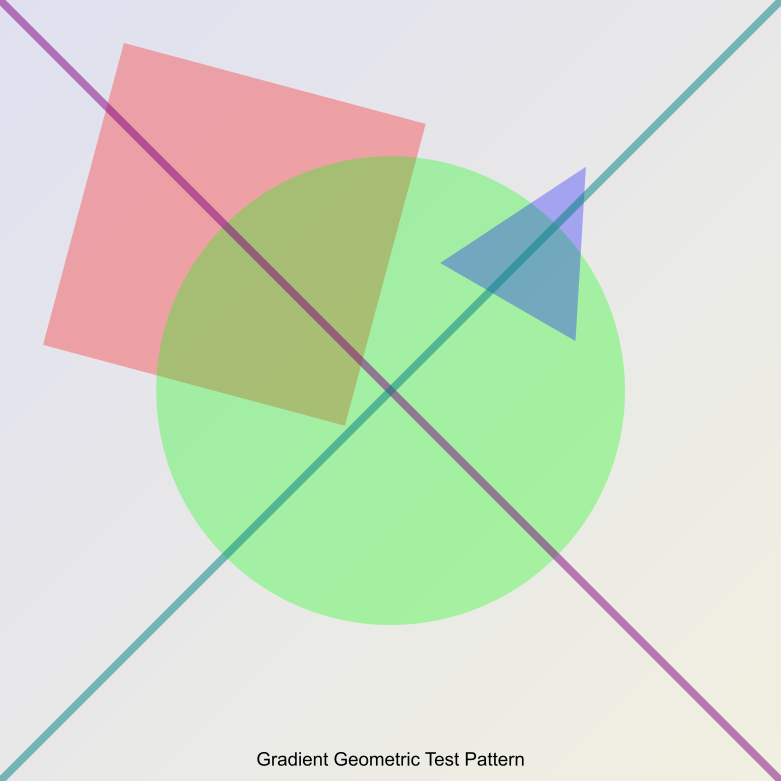
#> input picture gradient-shape-pattern.jpg, 1562 x 1562 px, found by its file name (shown at 1/2 size)
$ python image-analysis-script.py
#> lines starting #> are read from the running program, lines starting #| are printed output that depends on the picture
import cv2
import numpy as np
import matplotlib.pyplot as plt
from skimage.metrics import structural_similarity as ssim

def comprehensive_image_analysis(image_path):
    """
    Perform comprehensive image transformation and analysis

    Parameters:
    - image_path: Path to input image

    Returns:
    - Detailed transformation analysis results
    """
    # Read the original image
    original_image = cv2.imread(image_path, cv2.IMREAD_GRAYSCALE)
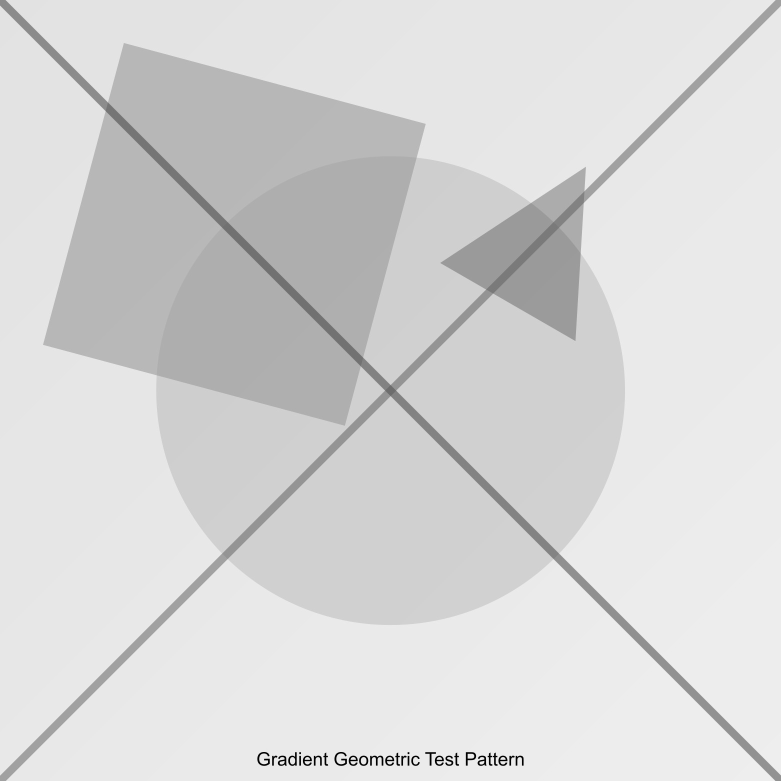
#> original_image: shape (1562, 1562) (shown at 1/2 size); min 0, max 249, mean 215.2

    # Basic Image Characteristics
    def get_image_characteristics(image):
        return {
            'Dimensions': image.shape,
            'Mean Pixel Intensity': np.mean(image),
            'Standard Deviation': np.std(image),
            'Min Pixel Value': np.min(image),
            'Max Pixel Value': np.max(image)
        }

    # Transformation Functions
    def translate_image(image, x_shift=50, y_shift=30):
        # Translation matrix
#> called with x_shift = 50, y_shift = 30
        M = np.float32([[1, 0, x_shift], [0, 1, y_shift]])
        return cv2.warpAffine(image, M, (image.shape[1], image.shape[0]))
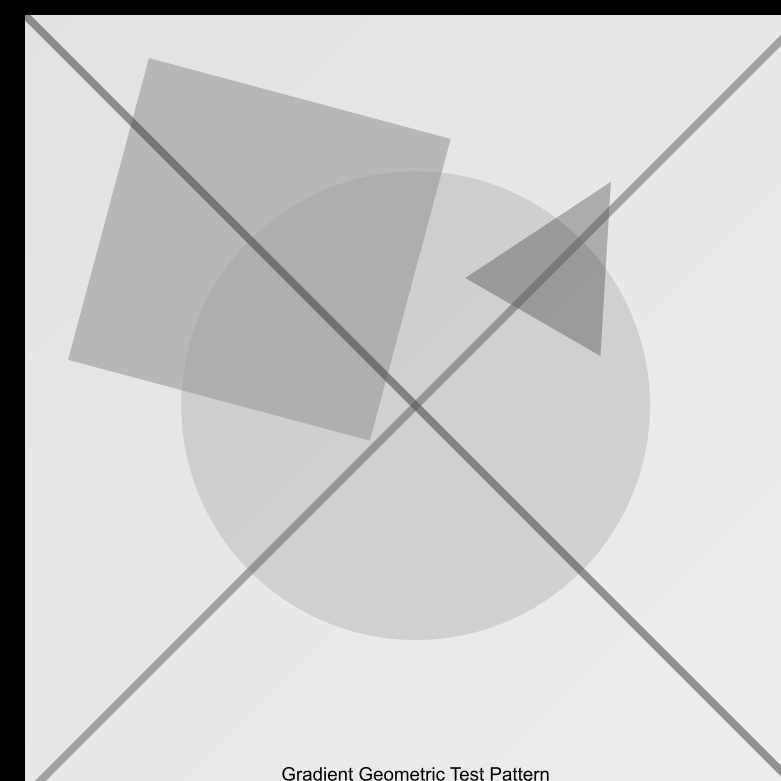
#> returned value: shape (1562, 1562) (shown at 1/2 size); min 0, max 249, mean 203.4

    def rotate_image(image, angle=45):
        # Get image center
#> called with angle = 45
        center = (image.shape[1] // 2, image.shape[0] // 2)
#> center = (781, 781)

        # Rotation matrix
        M = cv2.getRotationMatrix2D(center, angle, 1.0)
        return cv2.warpAffine(image, M, (image.shape[1], image.shape[0]))
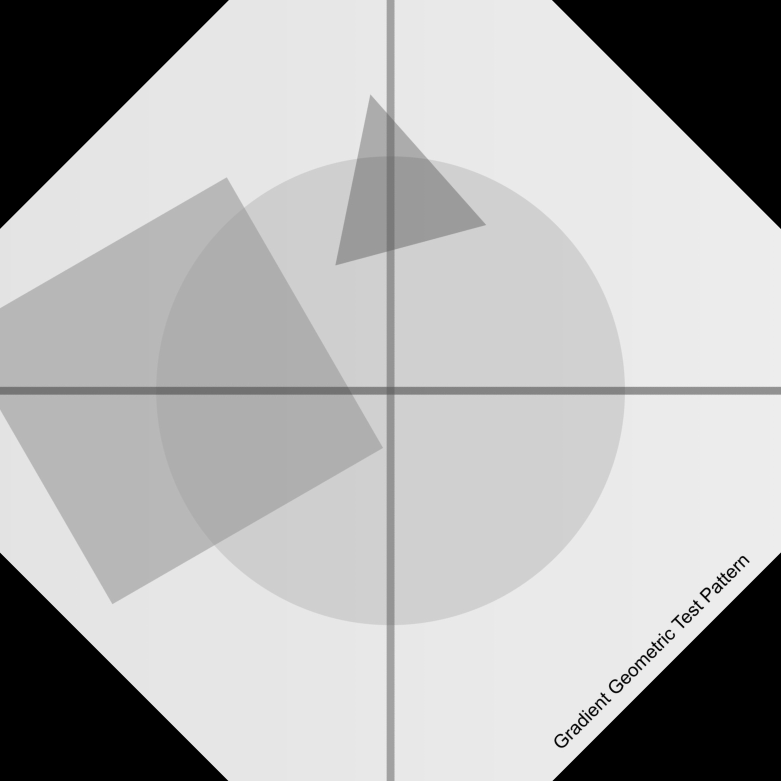
#> returned value: shape (1562, 1562) (shown at 1/2 size); min 0, max 242, mean 176.2

    def scale_image(image, scale_factor=1.5):
        # Scaling
#> called with scale_factor = 1.5
        return cv2.resize(image, None, fx=scale_factor, fy=scale_factor,
                          interpolation=cv2.INTER_LINEAR)
#> returned value: shape (2343, 2343)

    # Image Quality Metrics
    def calculate_image_metrics(original, transformed):
        # Ensure same dimensions for comparison
        h, w = min(original.shape[0], transformed.shape[0]), \
               min(original.shape[1], transformed.shape[1])
        original = original[:h, :w]
        transformed = transformed[:h, :w]

        # Mean Squared Error
        mse = np.mean((original - transformed) ** 2)

        # Peak Signal-to-Noise Ratio
        psnr = 10 * np.log10(255**2 / mse) if mse > 0 else float('inf')

        # Structural Similarity Index
        ssim_score = ssim(original, transformed)

        return {
            'Mean Squared Error': mse,
            'Peak Signal-to-Noise Ratio (dB)': psnr,
            'Structural Similarity Index': ssim_score,
            'Information Preservation (%)': ssim_score * 100
        }

    # Perform Transformations
    translated_image = translate_image(original_image)
    rotated_image = rotate_image(original_image)
    scaled_image = scale_image(original_image)

    # Visualization
    plt.figure(figsize=(15, 10))

    plt.subplot(2, 3, 1)
    plt.title('Original Image')
    plt.imshow(original_image, cmap='gray')
    plt.axis('off')

    plt.subplot(2, 3, 2)
    plt.title('Translated Image')
    plt.imshow(translated_image, cmap='gray')
    plt.axis('off')

    plt.subplot(2, 3, 3)
    plt.title('Rotated Image')
    plt.imshow(rotated_image, cmap='gray')
    plt.axis('off')

    plt.subplot(2, 3, 4)
    plt.title('Scaled Image')
    plt.imshow(scaled_image, cmap='gray')
    plt.axis('off')

    plt.tight_layout()
    plt.show()
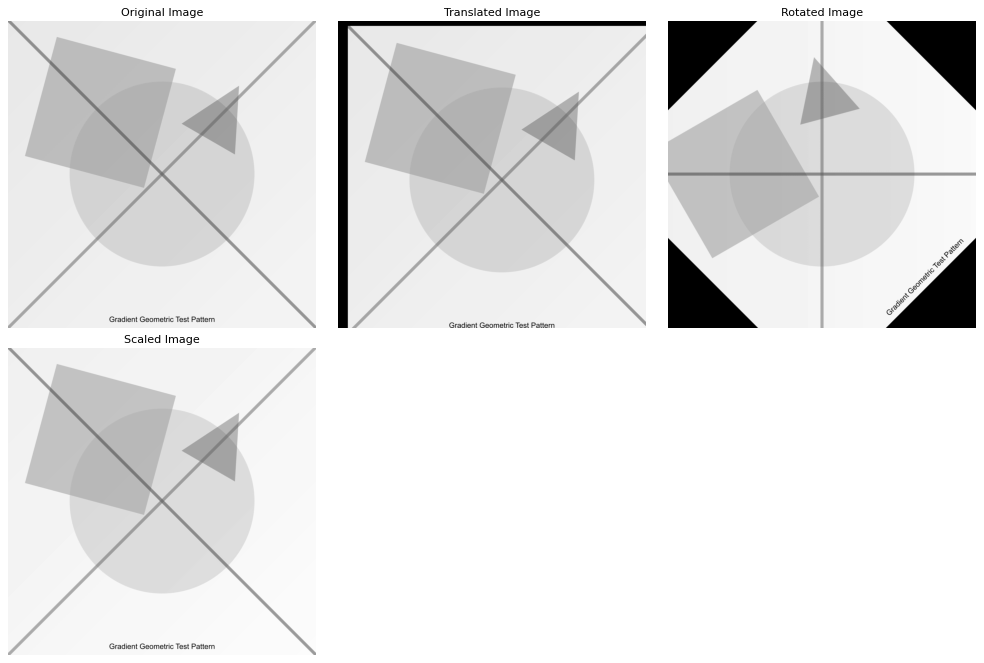
#> figure drawn by matplotlib, 4 panels

    # Comprehensive Analysis
    analysis_results = {
        'Original Image Characteristics': get_image_characteristics(original_image),
        'Translation Metrics': calculate_image_metrics(original_image, translated_image),
        'Rotation Metrics': calculate_image_metrics(original_image, rotated_image),
        'Scaling Metrics': calculate_image_metrics(original_image, scaled_image)
    }
#> in calculate_image_metrics, `h, w = min(original.shape[0], transformed.shape[0]), \ min(original.sh..`: h = 1562
#> in calculate_image_metrics, `mse = np.mean((original - transformed) ** 2)`: mse = 23.53
#> in calculate_image_metrics, `psnr = 10 * np.log10(255**2 / mse) if mse > 0 else float('inf')`: psnr = 34.41
#> in calculate_image_metrics, `ssim_score = ssim(original, transformed)`: ssim_score = 0.865
#> in calculate_image_metrics (call 3), `transformed = transformed[:h, :w]`:
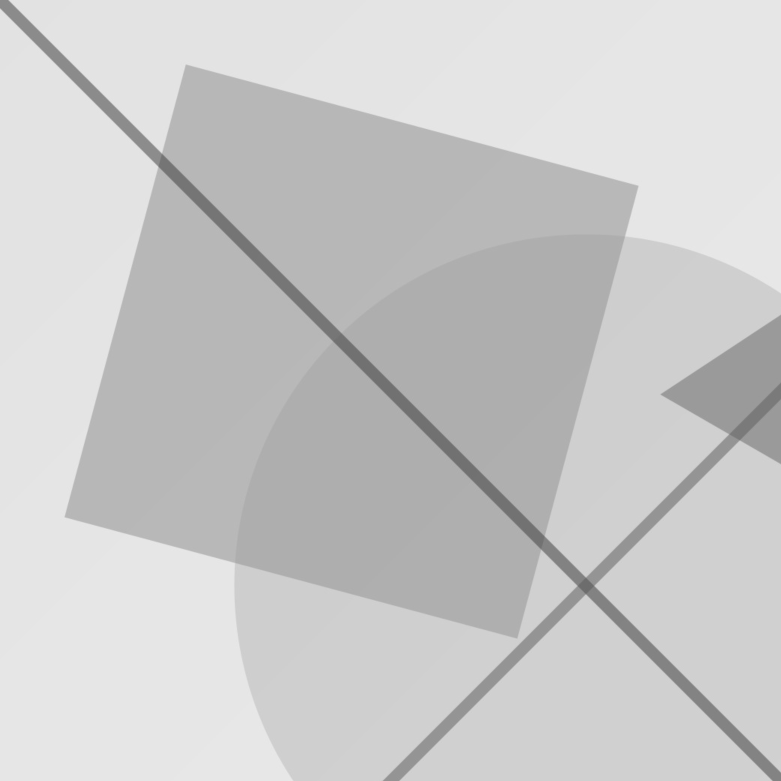
#> transformed: shape (1562, 1562) (shown at 1/2 size); min 105, max 234, mean 202.2
#> in calculate_image_metrics (call 3), `mse = np.mean((original - transformed) ** 2)`: mse = 70.96
#> in calculate_image_metrics (call 3), `psnr = 10 * np.log10(255**2 / mse) if mse > 0 else float('inf')`: psnr = 29.62
#> in calculate_image_metrics (call 3), `ssim_score = ssim(original, transformed)`: ssim_score = 0.926

    # Print Detailed Analysis
    for category, metrics in analysis_results.items():
        print(f"\n{category}:")
        for metric, value in metrics.items():
            print(f"{metric}: {value}")
#> this loop made 4 passes
#> category on passes 1 to 4: 'Original Image Characteristics', 'Translation Metrics', 'Rotation Metrics', 'Scaling Metrics'
#> (printed output is left out)

    return analysis_results

# Example Usage
image_path = '/home/pratik/Downloads/ca2/gradient-shape-pattern.jpg'  # Replace with your image path
analysis_results = comprehensive_image_analysis(image_path)
#> analysis_results = 4 items
